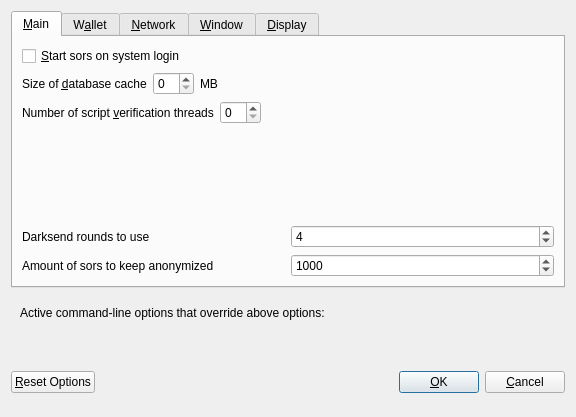
<?xml version="1.0" encoding="UTF-8"?>
<ui version="4.0">
 <class>OptionsDialog</class>
 <widget class="QDialog" name="OptionsDialog">
  <property name="geometry">
   <rect>
    <x>0</x>
    <y>0</y>
    <width>576</width>
    <height>417</height>
   </rect>
  </property>
  <property name="windowTitle">
   <string>Options</string>
  </property>
  <property name="modal">
   <bool>true</bool>
  </property>
  <layout class="QVBoxLayout" name="verticalLayout">
   <item>
    <widget class="QTabWidget" name="tabWidget">
     <property name="currentIndex">
      <number>0</number>
     </property>
     <widget class="QWidget" name="tabMain">
      <attribute name="title">
       <string>&amp;Main</string>
      </attribute>
      <layout class="QVBoxLayout" name="verticalLayout_Main">
       <item>
        <widget class="QCheckBox" name="bitcoinAtStartup">
         <property name="toolTip">
          <string>Automatically start sors after logging in to the system.</string>
         </property>
         <property name="text">
          <string>&amp;Start sors on system login</string>
         </property>
        </widget>
       </item>
       <item>
        <layout class="QHBoxLayout" name="horizontalLayout_2_Main">
         <item>
          <widget class="QLabel" name="databaseCacheLabel">
           <property name="text">
            <string>Size of &amp;database cache</string>
           </property>
           <property name="textFormat">
            <enum>Qt::PlainText</enum>
           </property>
           <property name="buddy">
            <cstring>databaseCache</cstring>
           </property>
          </widget>
         </item>
         <item>
          <widget class="QSpinBox" name="databaseCache"/>
         </item>
         <item>
          <widget class="QLabel" name="databaseCacheUnitLabel">
           <property name="text">
            <string>MB</string>
           </property>
           <property name="textFormat">
            <enum>Qt::PlainText</enum>
           </property>
          </widget>
         </item>
         <item>
          <spacer name="horizontalSpacer_2_Main">
           <property name="orientation">
            <enum>Qt::Horizontal</enum>
           </property>
           <property name="sizeHint" stdset="0">
            <size>
             <width>40</width>
             <height>20</height>
            </size>
           </property>
          </spacer>
         </item>
        </layout>
       </item>
       <item>
        <layout class="QHBoxLayout" name="horizontalLayout_3_Main">
         <item>
          <widget class="QLabel" name="threadsScriptVerifLabel">
           <property name="text">
            <string>Number of script &amp;verification threads</string>
           </property>
           <property name="textFormat">
            <enum>Qt::PlainText</enum>
           </property>
           <property name="buddy">
            <cstring>threadsScriptVerif</cstring>
           </property>
          </widget>
         </item>
         <item>
          <widget class="QSpinBox" name="threadsScriptVerif">
           <property name="toolTip">
            <string>(0 = auto, &lt;0 = leave that many cores free)</string>
           </property>
          </widget>
         </item>
         <item>
          <spacer name="horizontalSpacer_3_Main">
           <property name="orientation">
            <enum>Qt::Horizontal</enum>
           </property>
           <property name="sizeHint" stdset="0">
            <size>
             <width>40</width>
             <height>20</height>
            </size>
           </property>
          </spacer>
         </item>
        </layout>
       </item>
       <item>
        <spacer name="verticalSpacer_Main">
         <property name="orientation">
          <enum>Qt::Vertical</enum>
         </property>
         <property name="sizeHint" stdset="0">
          <size>
           <width>20</width>
           <height>40</height>
          </size>
         </property>
        </spacer>
       </item>
       <item>
        <layout class="QHBoxLayout" name="horizontalLayout_4_Main">
         <item>
          <widget class="QLabel" name="label">
           <property name="toolTip">
            <string>This setting determines the amount of individual masternodes that an input will be anonymized through.&lt;br/&gt;More rounds of anonymization gives a higher degree of privacy, but also costs more in fees.</string>
           </property>
           <property name="text">
            <string>Darksend rounds to use</string>
           </property>
          </widget>
         </item>
         <item>
          <widget class="QSpinBox" name="DarksendRounds">
           <property name="minimum">
            <number>2</number>
           </property>
           <property name="maximum">
            <number>8</number>
           </property>
           <property name="value">
            <number>4</number>
           </property>
          </widget>
         </item>
        </layout>
       </item>
       <item>
        <layout class="QHBoxLayout" name="horizontalLayout">
         <item>
          <widget class="QLabel" name="label_2">
           <property name="toolTip">
            <string>This amount acts as a threshold to turn off Darksend once it's reached.</string>
           </property>
           <property name="statusTip">
            <string notr="true"/>
           </property>
           <property name="whatsThis">
            <string notr="true"/>
           </property>
           <property name="accessibleName">
            <string notr="true"/>
           </property>
           <property name="accessibleDescription">
            <string notr="true"/>
           </property>
           <property name="text">
            <string>Amount of sors to keep anonymized</string>
           </property>
          </widget>
         </item>
         <item>
          <widget class="QSpinBox" name="anonymizesors">
           <property name="minimum">
            <number>100</number>
           </property>
           <property name="maximum">
            <number>100000</number>
           </property>
           <property name="singleStep">
            <number>100</number>
           </property>
           <property name="value">
            <number>1000</number>
           </property>
          </widget>
         </item>
        </layout>
       </item>
      </layout>
     </widget>
     <widget class="QWidget" name="tabWallet">
      <attribute name="title">
       <string>W&amp;allet</string>
      </attribute>
      <layout class="QVBoxLayout" name="verticalLayout_Wallet">
       <item>
        <widget class="QGroupBox" name="groupBox">
         <property name="title">
          <string>Expert</string>
         </property>
         <layout class="QVBoxLayout" name="verticalLayout_2">
          <item>
           <widget class="QCheckBox" name="coinControlFeatures">
            <property name="toolTip">
             <string>Whether to show coin control features or not.</string>
            </property>
            <property name="text">
             <string>Enable coin &amp;control features</string>
            </property>
           </widget>
          </item>
          <item>
           <widget class="QCheckBox" name="showMasternodesTab">
            <property name="toolTip">
             <string>Show additional tab listing all your masternodes in first sub-tab&lt;br/&gt;and all masternodes on the network in second sub-tab.</string>
            </property>
            <property name="text">
             <string>Show Masternodes Tab</string>
            </property>
           </widget>
          </item>
          <item>
           <widget class="QCheckBox" name="spendZeroConfChange">
            <property name="toolTip">
             <string>If you disable the spending of unconfirmed change, the change from a transaction&lt;br/&gt;cannot be used until that transaction has at least one confirmation.&lt;br/&gt;This also affects how your balance is computed.</string>
            </property>
            <property name="text">
             <string>&amp;Spend unconfirmed change</string>
            </property>
           </widget>
          </item>
         </layout>
        </widget>
       </item>
       <item>
        <spacer name="verticalSpacer_Wallet">
         <property name="orientation">
          <enum>Qt::Vertical</enum>
         </property>
         <property name="sizeHint" stdset="0">
          <size>
           <width>20</width>
           <height>40</height>
          </size>
         </property>
        </spacer>
       </item>
      </layout>
     </widget>
     <widget class="QWidget" name="tabNetwork">
      <attribute name="title">
       <string>&amp;Network</string>
      </attribute>
      <layout class="QVBoxLayout" name="verticalLayout_Network">
       <item>
        <widget class="QCheckBox" name="mapPortUpnp">
         <property name="toolTip">
          <string>Automatically open the sors client port on the router. This only works when your router supports UPnP and it is enabled.</string>
         </property>
         <property name="text">
          <string>Map port using &amp;UPnP</string>
         </property>
        </widget>
       </item>
       <item>
        <widget class="QCheckBox" name="allowIncoming">
         <property name="toolTip">
          <string>Accept connections from outside</string>
         </property>
         <property name="text">
          <string>Allow incoming connections</string>
         </property>
        </widget>
       </item>
       <item>
        <widget class="QCheckBox" name="connectSocks">
         <property name="toolTip">
          <string>Connect to the sors network through a SOCKS5 proxy.</string>
         </property>
         <property name="text">
          <string>&amp;Connect through SOCKS5 proxy (default proxy):</string>
         </property>
        </widget>
       </item>
       <item>
        <layout class="QHBoxLayout" name="horizontalLayout_1_Network">
         <item>
          <widget class="QLabel" name="proxyIpLabel">
           <property name="text">
            <string>Proxy &amp;IP:</string>
           </property>
           <property name="textFormat">
            <enum>Qt::PlainText</enum>
           </property>
           <property name="buddy">
            <cstring>proxyIp</cstring>
           </property>
          </widget>
         </item>
         <item>
          <widget class="QValidatedLineEdit" name="proxyIp">
           <property name="minimumSize">
            <size>
             <width>140</width>
             <height>0</height>
            </size>
           </property>
           <property name="maximumSize">
            <size>
             <width>140</width>
             <height>16777215</height>
            </size>
           </property>
           <property name="toolTip">
            <string>IP address of the proxy (e.g. IPv4: 127.0.0.1 / IPv6: ::1)</string>
           </property>
          </widget>
         </item>
         <item>
          <widget class="QLabel" name="proxyPortLabel">
           <property name="text">
            <string>&amp;Port:</string>
           </property>
           <property name="textFormat">
            <enum>Qt::PlainText</enum>
           </property>
           <property name="buddy">
            <cstring>proxyPort</cstring>
           </property>
          </widget>
         </item>
         <item>
          <widget class="QLineEdit" name="proxyPort">
           <property name="minimumSize">
            <size>
             <width>55</width>
             <height>0</height>
            </size>
           </property>
           <property name="maximumSize">
            <size>
             <width>55</width>
             <height>16777215</height>
            </size>
           </property>
           <property name="toolTip">
            <string>Port of the proxy (e.g. 9050)</string>
           </property>
          </widget>
         </item>
         <item>
          <spacer name="horizontalSpacer_1_Network">
           <property name="orientation">
            <enum>Qt::Horizontal</enum>
           </property>
           <property name="sizeHint" stdset="0">
            <size>
             <width>40</width>
             <height>20</height>
            </size>
           </property>
          </spacer>
         </item>
        </layout>
       </item>
       <item>
        <spacer name="verticalSpacer_Network">
         <property name="orientation">
          <enum>Qt::Vertical</enum>
         </property>
         <property name="sizeHint" stdset="0">
          <size>
           <width>20</width>
           <height>40</height>
          </size>
         </property>
        </spacer>
       </item>
      </layout>
     </widget>
     <widget class="QWidget" name="tabWindow">
      <attribute name="title">
       <string>&amp;Window</string>
      </attribute>
      <layout class="QVBoxLayout" name="verticalLayout_Window">
       <item>
        <widget class="QCheckBox" name="minimizeToTray">
         <property name="toolTip">
          <string>Show only a tray icon after minimizing the window.</string>
         </property>
         <property name="text">
          <string>&amp;Minimize to the tray instead of the taskbar</string>
         </property>
        </widget>
       </item>
       <item>
        <widget class="QCheckBox" name="minimizeOnClose">
         <property name="toolTip">
          <string>Minimize instead of exit the application when the window is closed. When this option is enabled, the application will be closed only after selecting Quit in the menu.</string>
         </property>
         <property name="text">
          <string>M&amp;inimize on close</string>
         </property>
        </widget>
       </item>
       <item>
        <spacer name="verticalSpacer_Window">
         <property name="orientation">
          <enum>Qt::Vertical</enum>
         </property>
         <property name="sizeHint" stdset="0">
          <size>
           <width>20</width>
           <height>40</height>
          </size>
         </property>
        </spacer>
       </item>
      </layout>
     </widget>
     <widget class="QWidget" name="tabDisplay">
      <attribute name="title">
       <string>&amp;Display</string>
      </attribute>
      <layout class="QVBoxLayout" name="verticalLayout_Display">
       <item>
        <layout class="QHBoxLayout" name="horizontalLayout_1_Display">
         <item>
          <widget class="QLabel" name="langLabel">
           <property name="text">
            <string>User Interface &amp;language:</string>
           </property>
           <property name="textFormat">
            <enum>Qt::PlainText</enum>
           </property>
           <property name="buddy">
            <cstring>lang</cstring>
           </property>
          </widget>
         </item>
         <item>
          <widget class="QValueComboBox" name="lang">
           <property name="toolTip">
            <string>The user interface language can be set here. This setting will take effect after restarting sors.</string>
           </property>
          </widget>
         </item>
        </layout>
       </item>
       <item>
        <widget class="QLabel" name="label_3">
         <property name="toolTip">
          <string notr="true"/>
         </property>
         <property name="statusTip">
          <string notr="true"/>
         </property>
         <property name="whatsThis">
          <string notr="true"/>
         </property>
         <property name="accessibleName">
          <string notr="true"/>
         </property>
         <property name="text">
          <string>Language missing or translation incomplete? Help contributing translations here:
https://www.transifex.com/sors-project/sors-project-translations</string>
         </property>
         <property name="wordWrap">
          <bool>true</bool>
         </property>
         <property name="openExternalLinks">
          <bool>true</bool>
         </property>
         <property name="textInteractionFlags">
          <set>Qt::TextBrowserInteraction</set>
         </property>
        </widget>
       </item>
       <item>
        <layout class="QHBoxLayout" name="horizontalLayout_4_Display" stretch="0,0">
         <item>
          <widget class="QLabel" name="themeLabel">
           <property name="text">
            <string>User Interface Theme:</string>
           </property>
          </widget>
         </item>
         <item>
          <widget class="QValueComboBox" name="theme"/>
         </item>
        </layout>
       </item>
       <item>
        <widget class="Line" name="line">
         <property name="orientation">
          <enum>Qt::Horizontal</enum>
         </property>
        </widget>
       </item>
       <item>
        <layout class="QHBoxLayout" name="horizontalLayout_2_Display">
         <item>
          <widget class="QLabel" name="unitLabel">
           <property name="text">
            <string>&amp;Unit to show amounts in:</string>
           </property>
           <property name="textFormat">
            <enum>Qt::PlainText</enum>
           </property>
           <property name="buddy">
            <cstring>unit</cstring>
           </property>
          </widget>
         </item>
         <item>
          <widget class="QValueComboBox" name="unit">
           <property name="toolTip">
            <string>Choose the default subdivision unit to show in the interface and when sending coins.</string>
           </property>
          </widget>
         </item>
        </layout>
       </item>
       <item>
        <layout class="QHBoxLayout" name="horizontalLayout_5_Display">
         <item>
          <widget class="QLabel" name="digitsLabel">
           <property name="text">
            <string>Decimal digits</string>
           </property>
          </widget>
         </item>
         <item>
          <widget class="QValueComboBox" name="digits"/>
         </item>
        </layout>
       </item>
       <item>
        <layout class="QHBoxLayout" name="horizontalLayout_3_Display">
         <item>
          <widget class="QLabel" name="thirdPartyTxUrlsLabel">
           <property name="toolTip">
            <string>Third party URLs (e.g. a block explorer) that appear in the transactions tab as context menu items. %s in the URL is replaced by transaction hash. Multiple URLs are separated by vertical bar |.</string>
           </property>
           <property name="text">
            <string>Third party transaction URLs</string>
           </property>
           <property name="buddy">
            <cstring>thirdPartyTxUrls</cstring>
           </property>
          </widget>
         </item>
         <item>
          <widget class="QLineEdit" name="thirdPartyTxUrls">
           <property name="toolTip">
            <string>Third party URLs (e.g. a block explorer) that appear in the transactions tab as context menu items. %s in the URL is replaced by transaction hash. Multiple URLs are separated by vertical bar |.</string>
           </property>
          </widget>
         </item>
        </layout>
       </item>
       <item>
        <spacer name="verticalSpacer">
         <property name="orientation">
          <enum>Qt::Vertical</enum>
         </property>
         <property name="sizeHint" stdset="0">
          <size>
           <width>20</width>
           <height>40</height>
          </size>
         </property>
        </spacer>
       </item>
      </layout>
     </widget>
    </widget>
   </item>
   <item>
    <widget class="QFrame" name="frame">
     <layout class="QVBoxLayout" name="verticalLayout_Bottom">
      <item>
       <layout class="QHBoxLayout" name="horizontalLayout_Bottom">
        <item>
         <widget class="QLabel" name="overriddenByCommandLineInfoLabel">
          <property name="text">
           <string>Active command-line options that override above options:</string>
          </property>
          <property name="textFormat">
           <enum>Qt::PlainText</enum>
          </property>
         </widget>
        </item>
        <item>
         <spacer name="horizontalSpacer_Bottom">
          <property name="orientation">
           <enum>Qt::Horizontal</enum>
          </property>
          <property name="sizeHint" stdset="0">
           <size>
            <width>40</width>
            <height>20</height>
           </size>
          </property>
         </spacer>
        </item>
       </layout>
      </item>
      <item>
       <widget class="QLabel" name="overriddenByCommandLineLabel">
        <property name="text">
         <string/>
        </property>
        <property name="textFormat">
         <enum>Qt::PlainText</enum>
        </property>
        <property name="wordWrap">
         <bool>true</bool>
        </property>
       </widget>
      </item>
     </layout>
    </widget>
   </item>
   <item>
    <layout class="QHBoxLayout" name="horizontalLayout_Buttons">
     <item>
      <widget class="QPushButton" name="resetButton">
       <property name="toolTip">
        <string>Reset all client options to default.</string>
       </property>
       <property name="text">
        <string>&amp;Reset Options</string>
       </property>
       <property name="autoDefault">
        <bool>false</bool>
       </property>
      </widget>
     </item>
     <item>
      <spacer name="horizontalSpacer_1">
       <property name="orientation">
        <enum>Qt::Horizontal</enum>
       </property>
       <property name="sizeHint" stdset="0">
        <size>
         <width>40</width>
         <height>48</height>
        </size>
       </property>
      </spacer>
     </item>
     <item>
      <widget class="QLabel" name="statusLabel">
       <property name="minimumSize">
        <size>
         <width>200</width>
         <height>0</height>
        </size>
       </property>
       <property name="font">
        <font>
         <weight>75</weight>
         <bold>true</bold>
        </font>
       </property>
       <property name="text">
        <string/>
       </property>
       <property name="textFormat">
        <enum>Qt::PlainText</enum>
       </property>
       <property name="wordWrap">
        <bool>true</bool>
       </property>
      </widget>
     </item>
     <item>
      <spacer name="horizontalSpacer_2">
       <property name="orientation">
        <enum>Qt::Horizontal</enum>
       </property>
       <property name="sizeHint" stdset="0">
        <size>
         <width>40</width>
         <height>48</height>
        </size>
       </property>
      </spacer>
     </item>
     <item>
      <widget class="QPushButton" name="okButton">
       <property name="text">
        <string>&amp;OK</string>
       </property>
       <property name="autoDefault">
        <bool>false</bool>
       </property>
       <property name="default">
        <bool>true</bool>
       </property>
      </widget>
     </item>
     <item>
      <widget class="QPushButton" name="cancelButton">
       <property name="text">
        <string>&amp;Cancel</string>
       </property>
       <property name="autoDefault">
        <bool>false</bool>
       </property>
      </widget>
     </item>
    </layout>
   </item>
  </layout>
 </widget>
 <customwidgets>
  <customwidget>
   <class>QValidatedLineEdit</class>
   <extends>QLineEdit</extends>
   <header>qvalidatedlineedit.h</header>
  </customwidget>
  <customwidget>
   <class>QValueComboBox</class>
   <extends>QComboBox</extends>
   <header>qvaluecombobox.h</header>
  </customwidget>
 </customwidgets>
 <resources/>
 <connections/>
</ui>
